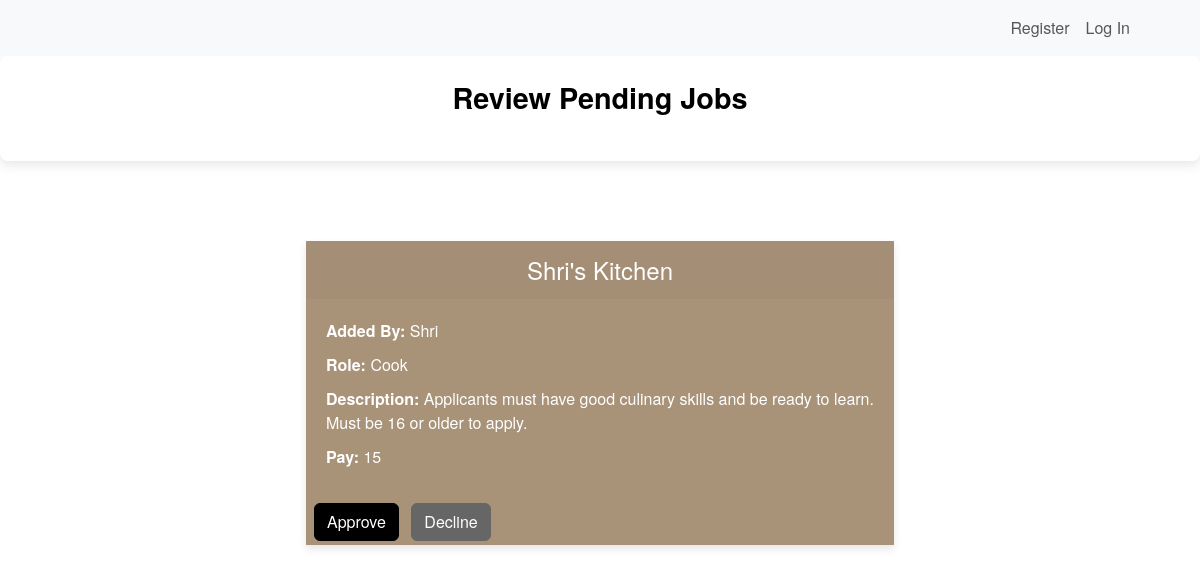
Before: /reviewJobs with the older database file.
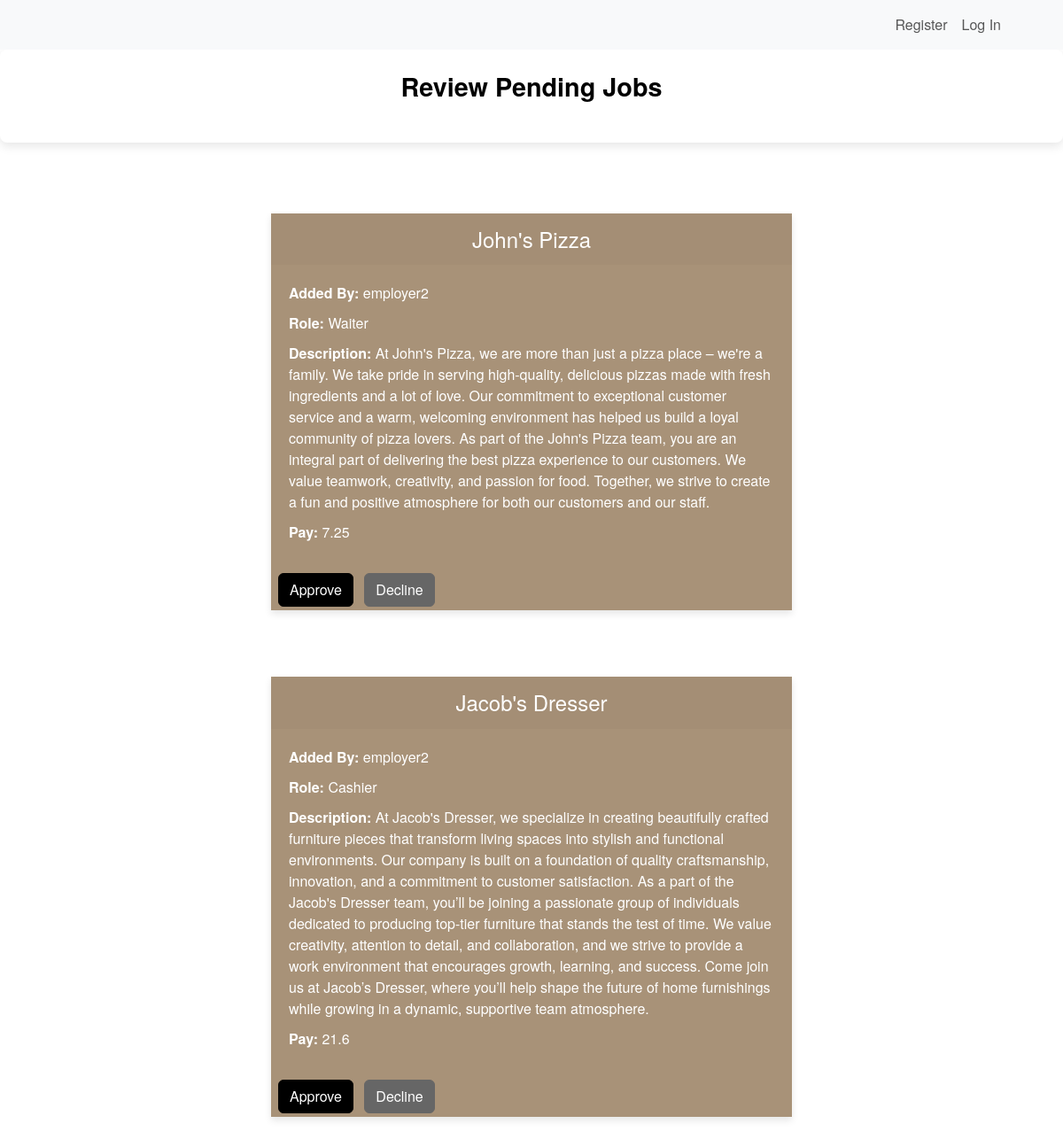
After: the same page with the newer database file.
### tables this page shows
CREATE TABLE "jobs" (
	"id"	INTEGER NOT NULL UNIQUE,
	"company"	TEXT NOT NULL,
	"company_role"	TEXT NOT NULL,
	"pay"	NUMERIC NOT NULL,
	"status"	TEXT,
	"added_by"	INTEGER NOT NULL,
	"Description"	TEXT NOT NULL,
	PRIMARY KEY("id" AUTOINCREMENT)
);

CREATE TABLE "students" (
	"id"	INTEGER,
	"name"	TEXT NOT NULL,
	"email"	TEXT NOT NULL UNIQUE,
	"password"	text NOT NULL,
	"Role"	TEXT NOT NULL,
	"status"	TEXT,
	PRIMARY KEY("id" AUTOINCREMENT)
);

### blueprints/admin.py (the view, shortened to what this page needs)
@login_required
@admin_bp.route("/reviewJobs", methods = ["GET","POST"])
def reviewJobs():
    conn = get_db()
    cursor = conn.cursor()
    cursor.execute("SELECT * FROM jobs WHERE status IS NULL")
    jobs = cursor.fetchall()
    portfolio=[]
    for job in jobs:
        cursor.execute("SELECT name FROM students WHERE id = ?",(job["added_by"],))
        add = cursor.fetchone()
        portfolio.append({"company":job["company"], "id":job["id"],"company_role":job["company_role"],"pay":job["pay"], "Description": job["Description"],"adder":add[0] })
    conn.close()
    return render_template("areview_jobs.html", portfolio = portfolio)

### db.py (called while the page is built)
def get_db():
    if not hasattr(g, 'sqlite_db'):
        g.sqlite_db = sqlite3.connect(Config.DATABASE, check_same_thread=False, timeout=10)
        g.sqlite_db.row_factory = sqlite3.Row
    return g.sqlite_db

### templates/areview_jobs.html (shortened to what this page needs)
{% extends "admin.html" %}
{% block main %}
<div class = "custom-welcome">
    <h2>Review Pending Jobs</h2>
</div>
{% if portfolio%}
{% for job in portfolio %}
<div class="row justify-content-center">
    <div class="col-md-6">
        <div class="card">
            <div class="card-header">
                <h2 class="text-center">{{ job.company }}</h2>
            </div>
            <form action="/reviewJobs" method="post">
                <div class="job">
                    <p><strong>Added By:</strong> {{ job.adder }}</p>
                    <p><strong>Role:</strong> {{ job.company_role }}</p>
                    <p><strong>Description:</strong> {{ job.Description }}</p>
                    <p><strong>Pay:</strong> {{ job.pay }}</p>
                </div>
                <div class="d-grid gap-2 d-md-block">
                    <button type="submit" class="btn btn-primary mx-2 my-1" name="action" value="approve_{{ job.id }}">Approve</button>
                    <button type="submit" class="btn btn-secondary" name="action" value="decline_{{ job.id }}">Decline</button>
                </div>
            </form>
        </div>
    </div>
</div>
{% endfor %}
{% else %}
<div class = "d-flex justify-content-center align-items-center" style="height: 25vh;">
    <h2> There are no current jobs to be reviewed, check back another time </h2>
</div>
{% endif %}
{% endblock %}

### templates/admin.html (shortened to what this page needs)
<!DOCTYPE html>
<html lang="en">
    <head>
        <link href="https://cdn.jsdelivr.net/npm/bootstrap@5.3.3/dist/css/bootstrap.min.css" rel="stylesheet">
        <link rel="stylesheet" href="{{ url_for('static', filename='style.css') }}">
    </head>
    <body>
        {% if session.get("user_id") %}
        <nav class="navbar navbar-expand-lg navbar-dark bg-dark">
            <div class="container-fluid">
              <a class="navbar-brand" href="/"><img src = "../static/logo.png" class = "brand" alt = "YourFuture">
              </a>
              <button class="navbar-toggler" type="button" data-bs-toggle="collapse" data-bs-target="#navbarNav" aria-controls="navbarNav" aria-expanded="false" aria-label="Toggle navigation">
                <span class="navbar-toggler-icon"></span>
              </button>
              <div class="collapse navbar-collapse" id="navbarNav">
                <ul class="navbar-nav me-auto ">
                  <li class="nav-item mx-5">
                    <a class="nav-link" href="/reviewJobs">Review Jobs</a>
                  </li>
                  <li class="nav-item mx-5">
                    <a class="nav-link" href="/reviewapplicants">Applications</a>
                  </li>
                  <li class="nav-item mx-5">
                    <a class="nav-link" href="/reviewprofiles">Review Profiles</a>
                  </li>
                  <li class="nav-item mx-5">
                    <a class="nav-link" href="/post">Post</a>
                  </li>
                </ul>
                <ul class="navbar-nav ms-auto">
                  <li class="nav-item">
                    <a class="nav-link" href="/logout">Logout</a>
                  </li>
                </ul>
              </div>
            </div>
          </nav>
        {% else %}
        <nav class = "navbar navbar-expand-lg navbar-light bg-light">
            <div class = "container-fluid">
                <ul class="navbar-nav ms-auto">
                    <li class="nav-item">
                        <a class="nav-link" href="/register">Register</a>
                    </li>
                    <li class="nav-item"><a class="nav-link" href="/login">Log In</a></li>
                </ul>
            </div>
        </nav>
        {% endif %}
        <main>
            {% block main %}{% endblock %}
        </main>
    </body>

### static/style.css (style rules this page uses)
html, body { margin: 0; padding: 0; width: 100%; height: 100%; }
body { background-color: white; background-size: cover; background-position: center; background-repeat: no-repeat; background-attachment: fixed; font-family: 'Helvetica Neue', Arial, sans-serif; color:black; height: 100vh; }
.navbar-nav { margin-left: 50px; margin-right: 50px; }
.navbar { color: black; top:0; position: relative; z-index: 1; }
.card { border: none; box-shadow: 0 4px 8px rgba(0, 0, 0, 0.1); margin-bottom: 25px; background-color: rgba(139, 110, 75, 0.75); color: white; border-radius: 0; overflow: hidden; transition: transform 0.2s, box-shadow 0.3s; }
.card-header { color: white; padding: 15px; border-bottom: none; }
.card-header h2 { margin: 0; font-size: 1.5rem; color: white; }
.job { padding: 20px; color: white; }
.job p { margin-bottom: 10px; font-size: 1rem; line-height: 1.5; }
.btn-primary { background-color: #000; border-color: #000; color: white; }
.btn-secondary { background-color: #666 !important; border-color: #666 !important; }
.card { box-shadow: 0 2px 4px rgba(0, 0, 0, 0.1); margin-top: 50px; justify-content: center; }
.custom-welcome { background-color: white; padding: 25px; border-radius: 8px; box-shadow: 0 4px 12px rgba(0, 0, 0, 0.1); margin-bottom: 30px; }
.custom-welcome h2 { text-align: center; color: #000; font-weight: 600; margin-bottom: 20px; font-size: 1.8rem; }

### templates/areview_jobs.html (style rules this page uses)
.card { border: none; box-shadow: 0 4px 8px rgba(0, 0, 0, 0.1); margin-bottom: 25px; background-color: rgba(139, 110, 75, 0.75); color: white; border-radius: 0; overflow: hidden; transition: transform 0.2s, box-shadow 0.3s; }
.card-header { color: white; padding: 15px; border-bottom: none; }
.card-header h2 { margin: 0; font-size: 1.5rem; color: white; }
.job { padding: 20px; color: white; }
.job p { margin-bottom: 10px; font-size: 1rem; line-height: 1.5; }
.btn-primary { background-color: #000; border-color: #000; color: white; }
.btn-secondary { background-color: #666 !important; border-color: #666 !important; }

Changed rows visible on the page:
removed jobs: company "Shri's Kitchen", company_role "Cook", Description "Applicants must have good culinary skills and be ready to learn. Must be 16 or older to apply."
removed students: adder "Shri"
added jobs: company "John's Pizza", company_role "Waiter", Description "At John's Pizza, we are more than just a pizza place – we're a family. We take pride in serving high-quality, delicious pizzas made with fresh ingredients and a lot of love. Our commitment to exceptional customer service and a warm, welcoming environment has helped us build a loyal community of pizza lovers. As part of the John's Pizza team, you are an integral part of delivering the best pizza experience to our customers. We value teamwork, creativity, and passion for food. Together, we strive to create a fun and positive atmosphere for both our customers and our staff.", pay "7.25"
added students: adder "employer2" "employer2"
added jobs: company "Jacob's Dresser", company_role "Cashier", Description "At Jacob's Dresser, we specialize in creating beautifully crafted furniture pieces that transform living spaces into stylish and functional environments. Our company is built on a foundation of quality craftsmanship, innovation, and a commitment to customer satisfaction. As a part of the Jacob's Dresser team, you’ll be joining a passionate group of individuals dedicated to producing top-tier furniture that stands the test of time. We value creativity, attention to detail, and collaboration, and we strive to provide a work environment that encourages growth, learning, and success. Come join us at Jacob’s Dresser, where you’ll help shape the future of home furnishings while growing in a…", pay "21.6"
Other visible differences:
new list line: "Added By: Role: Description: Pay: Approve Decline"
list line gone: "Added By: Role: Description: Pay: 15 Approve Decline"
